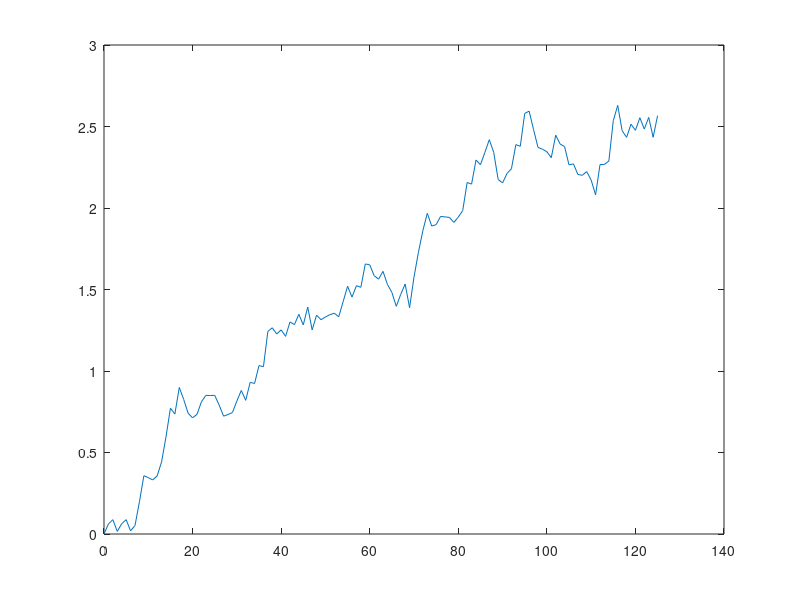

Write MATLAB code to recreate this figure.
clc, close all
addpath("./functions/")
randn('state',100)


% Initialize time steps
T = 1; % time from 0 to 1
N = 500; % there are going to be 500 steps
dt = T/N; % the discrete steps of the brownian
%brownina motion

dW = sqrt(dt)*randn(1,N);

W = cumsum(dW);

% brownian motion parameters
R = 4;
Dt = R*dt;
L = N/R;

% function parameters
a = 3;

% initiation

Xtemp = 0;
Xem = [];
Xzero = 0;

for j = 1:L
    winc = sum(dW(:,R*(j-1)+1:R*j));
    Xtemp = Xtemp + a * Dt + winc;
    Xem(j) = Xtemp;
end 

plot([0:1:L],[0,Xem])